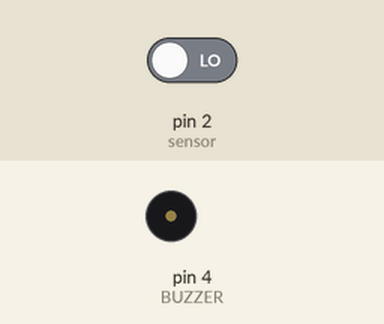
Bench run of a sketch on a simulated Arduino Uno, built with avr-gcc and run on an emulated ATmega328P. Shown: buzzer (waves = sounding). The inputs (shaded band) are chosen by the test bench; at power-on: pin 2 (sensor) LOW. What the sketch prints to the serial monitor is not drawn.

Above: at 0.1 s.
Timing chart, 0 to 1.6 s (numbered marks = the images above):
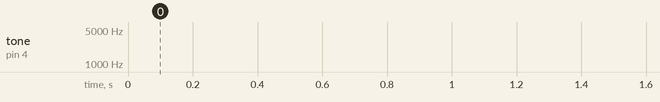

The sketch:

loa.ino
```cpp
#define PI 3.1412

int led = 13;
int sensor = 2;
int state = LOW;
int val = 0;

int BUZZER = 4;
int TMP36 = 0;

int toneValue = 0;
int digitalValue = 0;

float temp = 0;
float voltValue = 0;
float sinValue = 0;

void setup() {
  // put your setup code here, to run once:
  pinMode(BUZZER, OUTPUT);
  pinMode(sensor, INPUT);
  Serial.begin(9600);
}

void loop() {
  // put your main code here, to run repeatedly:
  val = digitalRead(sensor);
  if (val = HIGH) {
         Serial.println("Anything.... ");
        for (int x = 0; x < 180; x++) {
        sinValue = (sin(x * ( PI / 180 )));
        toneValue =  2000 + (int(sinValue * 1000));
        tone(BUZZER, toneValue);
        delay(2);
       }
  }
    else {
      Serial.println("No ");
      noTone(BUZZER);
     }
  }
```
